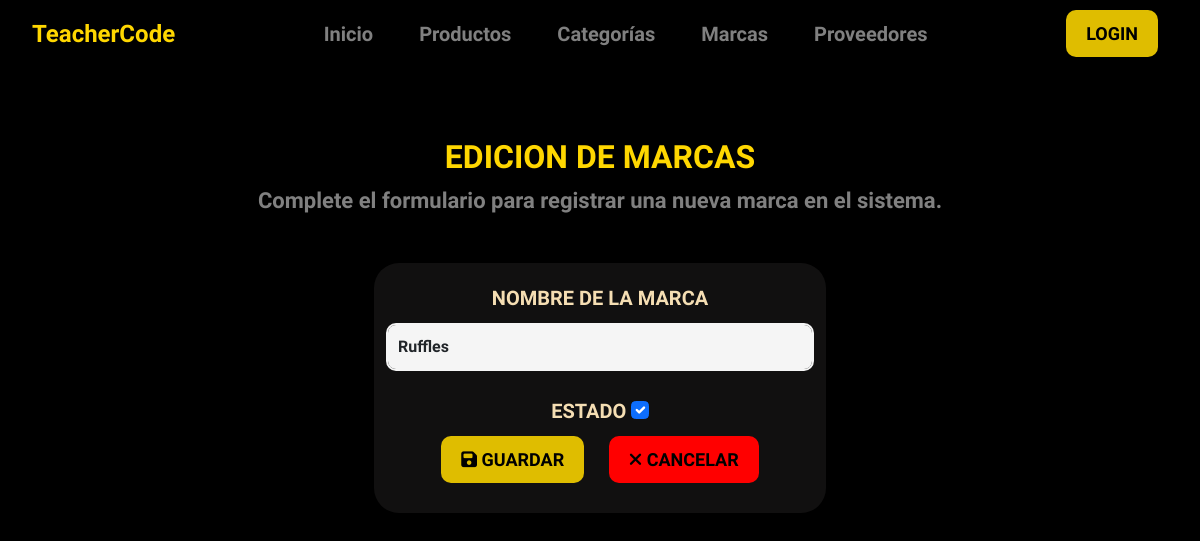
The page /brand_update/2/ on the database as committed earlier.
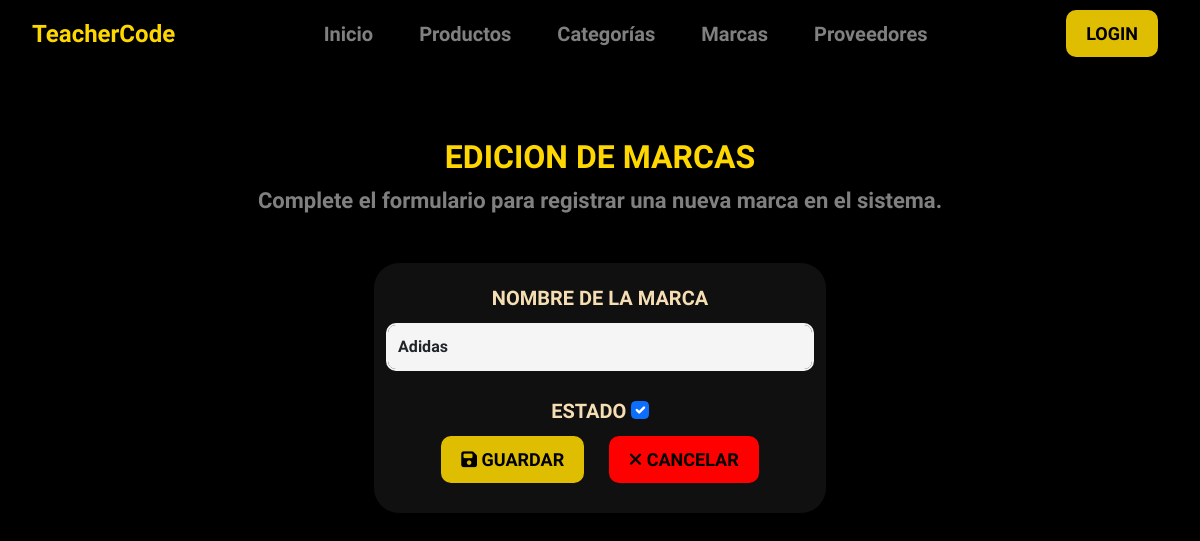
The same page on the database as committed later.
### core/models.py (models this page shows, shortened)
class Brand(models.Model):
    description = models.CharField('Articulo', max_length=100)
    user = models.ForeignKey(User, on_delete=models.CASCADE)
    created = models.DateTimeField(auto_now_add=True)
    updated = models.DateTimeField(auto_now=True)
    state = models.BooleanField('Estado', default=True)
    class Meta:
        verbose_name = 'Marca'
        verbose_name_plural = 'Marcas'
        ordering = ['description']
        indexes = [models.Index(fields=['description'])]

### core/views.py (the view)
# urls.py: path('brand_update/<int:id>/', views.brand_update,name='brand_update'),
def brand_update(request,id):
    data = {"title1": "Marcas", "title2": "Edicion De Marcas"}
    brand = Brand.objects.get(pk=id)
    if request.method == "POST":
      form = BrandForm(request.POST,request.FILES, instance=brand)
      if form.is_valid():
            form.save()
            return redirect("core:brand_list")
    else:
        form = BrandForm(instance=brand)
        data["form"]=form
    return render(request, "core/brands/form.html", data)

### core/forms.py
class BrandForm(forms.ModelForm):
    class Meta:
        model = Brand
        fields = ['description', 'state']
        widgets = {
            'description': forms.TextInput(attrs={'class': 'form-control', 'placeholder': 'Ingrese descripción de la marca'}),
            'state': forms.CheckboxInput(attrs={'class': 'form-check-input'})
        }
        labels = {
            'description': 'Nombre de la marca',
            'state': 'Estado', # Agrega la etiqueta para el campo 'state'
        }

### templates/core/brands/form.html (shortened to what this page needs)
{% extends 'base.html' %}
{% load static %}
{% block content %}
<section id="home-modulos" class="mt-4 d-flex justify-content-center align-items-center">
    <div class="container text-center">
        <div class="row">
            <div class="col-lg-12">
                <div class="module-head">
                    <h2 class="title text-center">{{ title2 }}</h2>
                    <p>Complete el formulario para registrar una nueva marca en el sistema. </p>
                </div>
            </div>
            <div id="form-brand" class="form-container">
                <form method="post" enctype="multipart/form-data">
                    {% for field in form %}
                    <div class="form-group">
                        <label for="{{ field.id_for_label }}">{{ field.label }}</label>
                        {{ field }}
                    </div>
                    {% endfor %}
                    <div class="form-group">
                        <button type="submit" class="btn btn-details">
                            <i class="fa-solid fa-save"></i>
                            Guardar
                        </button>
                        <a href="{% url 'core:brand_list' %}" class="btn btn-cancel"><i class="fa-solid fa-xmark"></i> Cancelar </a>
                    </div>
                </form>
            </div>
        </div>
    </div>
</section>
{% endblock content  %}

Rows that differ between the two databases and show on the page:
changed Brand: description "Ruffles" → "Adidas"
